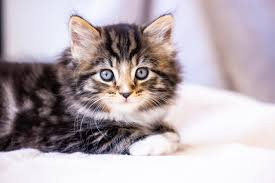
#> input picture SVD/cat.jpg, 275 x 183 px
$ jupyter execute --allow-errors 'compression_image copy.ipynb'
#> lines starting #> are read from the running program, lines starting #| are printed output that depends on the picture
[cell 1]
import skimage as ski
import numpy as np
from matplotlib import pyplot as plt

[cell 2]
image_path = './image.png'
cat_path  = './cat.jpg'

[cell 3]
cat_image = ski.io.imread(cat_path)
#> cat_image is the input picture: shape (183, 275, 3); mean R, G, B 183.6, 172.9, 178.3
cat_image_2d = cat_image[..., 0]
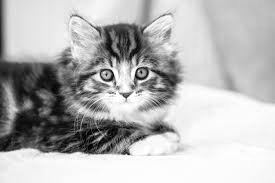
#> cat_image_2d: shape (183, 275); min 0, max 255, mean 183.6
cat_image.shape
#> Out = (183, 275, 3)

#> (a cell that did not finish here is left out)

[cell 5]
fig, (ax1, ax2) = plt.subplots(1, 2, figsize = (12, 5))

# color image
ax1.imshow(cat_image)
ax1.set_title('Color Image')
ax1.axis('off')

 # grayscale image
ax2.imshow(cat_image_2d, cmap='gray')
ax2.set_title('Grayscale Image')
ax2.axis('off')

plt.show()
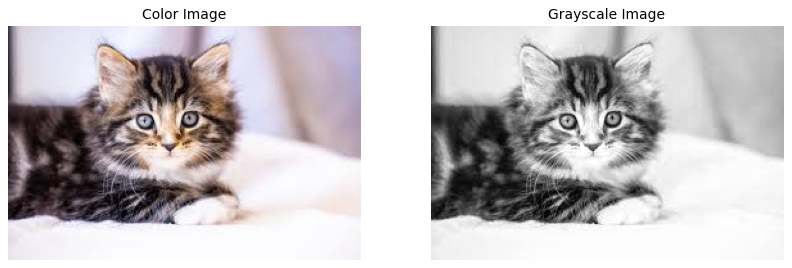
#> figure drawn by matplotlib, 2 panels
